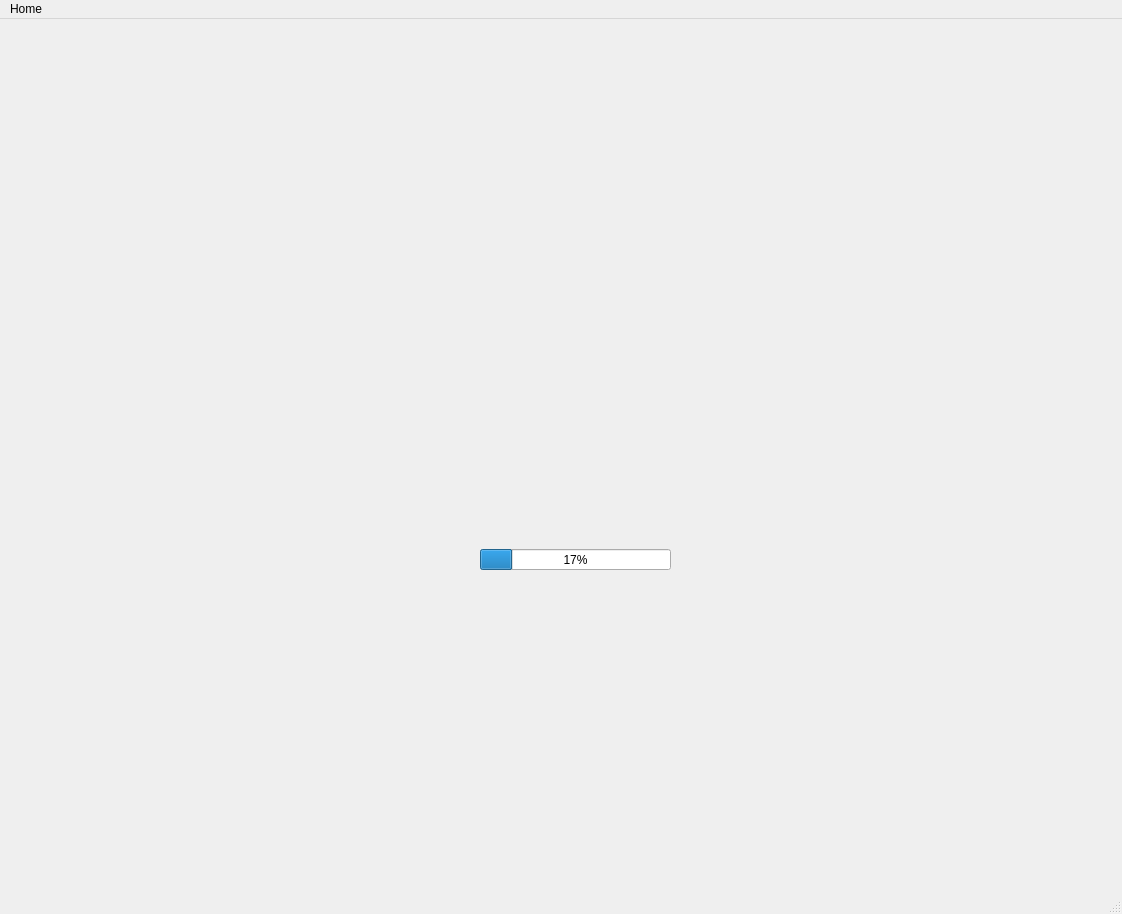
<?xml version="1.0" encoding="UTF-8"?>
<ui version="4.0">
 <class>MainWindow</class>
 <widget class="QMainWindow" name="MainWindow">
  <property name="geometry">
   <rect>
    <x>0</x>
    <y>0</y>
    <width>1122</width>
    <height>914</height>
   </rect>
  </property>
  <property name="cursor">
   <cursorShape>BusyCursor</cursorShape>
  </property>
  <property name="mouseTracking">
   <bool>true</bool>
  </property>
  <property name="acceptDrops">
   <bool>false</bool>
  </property>
  <property name="windowTitle">
   <string>MainWindow</string>
  </property>
  <property name="autoFillBackground">
   <bool>true</bool>
  </property>
  <property name="animated">
   <bool>true</bool>
  </property>
  <property name="dockOptions">
   <set>QMainWindow::AllowNestedDocks|QMainWindow::AllowTabbedDocks|QMainWindow::AnimatedDocks</set>
  </property>
  <widget class="QWidget" name="centralwidget">
   <widget class="QProgressBar" name="progressBar">
    <property name="geometry">
     <rect>
      <x>480</x>
      <y>530</y>
      <width>191</width>
      <height>21</height>
     </rect>
    </property>
    <property name="autoFillBackground">
     <bool>true</bool>
    </property>
    <property name="value">
     <number>17</number>
    </property>
    <property name="invertedAppearance">
     <bool>false</bool>
    </property>
   </widget>
  </widget>
  <widget class="QMenuBar" name="menubar">
   <property name="geometry">
    <rect>
     <x>0</x>
     <y>0</y>
     <width>1122</width>
     <height>26</height>
    </rect>
   </property>
   <widget class="QMenu" name="menuHome">
    <property name="title">
     <string>Home</string>
    </property>
   </widget>
   <addaction name="menuHome"/>
  </widget>
  <widget class="QStatusBar" name="statusbar"/>
 </widget>
 <resources/>
 <connections/>
</ui>
